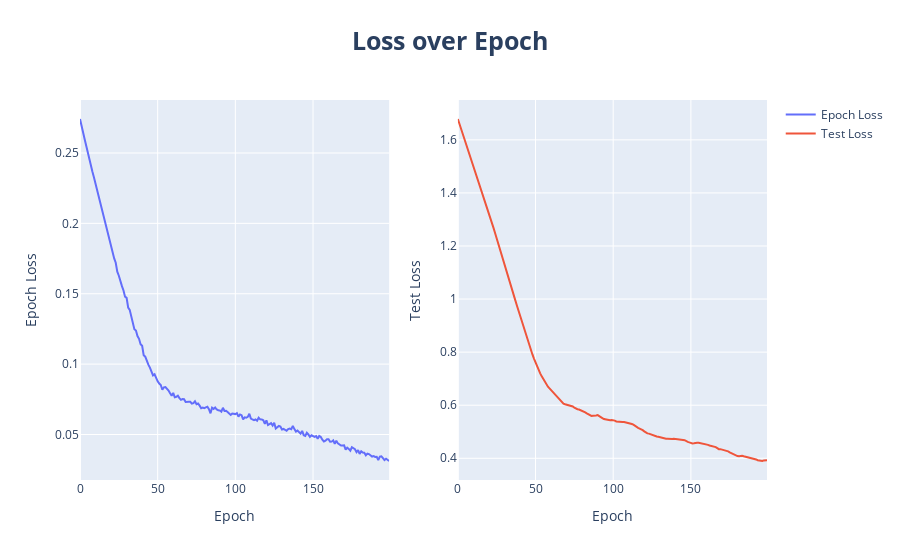

The cell this chart's notebook holds for it:
### Code cell
# Create a subplot with 1 row and 2 columns
fig = make_subplots(rows=1, cols=2)

# Add the line chart to both subplots
fig.add_trace(
    go.Scatter(x=ep_data.index, y=ep_data["Epoch Loss"], mode="lines", name="Epoch Loss"),
    row=1,
    col=1,
)
fig.add_trace(
    go.Scatter(x=test_data.index, y=test_data["Test Loss"], mode="lines", name="Test Loss"),
    row=1,
    col=2,
)

# Update axis labels
fig.update_xaxes(title_text="Epoch", row=1, col=1)
fig.update_xaxes(title_text="Epoch", row=1, col=2)
fig.update_yaxes(title_text="Epoch Loss", row=1, col=1)
fig.update_yaxes(title_text="Test Loss", row=1, col=2)

# Set subplot layout
fig.update_layout(title="Loss over Epoch", title_x=0.5,title_font=dict(size=25, weight='bold'), showlegend=True)

# Show the plot
fig.show()

### Figure 1 — Plotly figure (JSON) as saved in the notebook; plotly's stock layout.template omitted (floating-point values rounded to 4 significant figures; data arrays with more than 128 entries replaced by an {"elided": "..."} marker saying what was removed)
{"data": [{"mode": "lines", "name": "Epoch Loss", "type": "scatter", "x": {"elided": "200 int values"}, "xaxis": "x", "y": {"elided": "200 float values"}, "yaxis": "y"}, {"mode": "lines", "name": "Test Loss", "type": "scatter", "x": {"elided": "200 int values"}, "xaxis": "x2", "y": {"elided": "200 float values"}, "yaxis": "y2"}], "layout": {"showlegend": true, "title": {"font": {"size": 25, "weight": "bold"}, "text": "Loss over Epoch", "x": 0.5}, "xaxis": {"anchor": "y", "domain": [0, 0.45], "title": {"text": "Epoch"}}, "xaxis2": {"anchor": "y2", "domain": [0.55, 1], "title": {"text": "Epoch"}}, "yaxis": {"anchor": "x", "domain": [0, 1], "title": {"text": "Epoch Loss"}}, "yaxis2": {"anchor": "x2", "domain": [0, 1], "title": {"text": "Test Loss"}}}}
